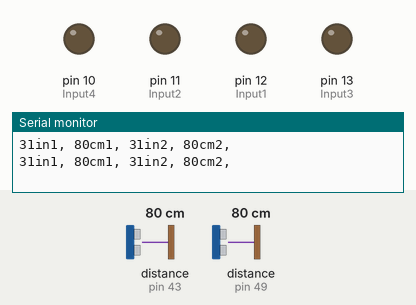
Simulated run of this sketch. Board: Arduino Mega 2560, built with avr-gcc and run on an emulated ATmega2560. On the bench: output pins drawn as LEDs (lit = HIGH), the last lines printed to the serial monitor. Wiring (inferred from the names in the program): 2 × ultrasonic range finder: trigger pin 42, echo pin 43 / trigger pin 51, echo pin 49. The inputs (shaded band) are chosen by the test bench; at power-on: distance to the obstacle (sensors on pin 49, pin 43) 80 cm. The echo pulse lasts 58.3 µs per cm; pins used as bus, display or sensor lines are not drawn.

Above: at 4.3 s.
4.4 s: distance to the obstacle (sensor on pin 49) set to 2 cm
At 5.08 s:
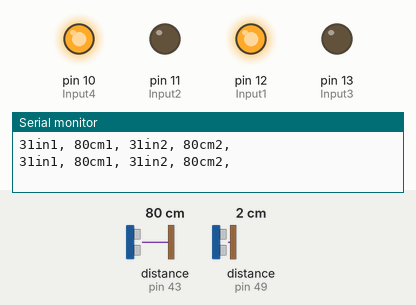
10.3 s: distance to the obstacle (sensor on pin 43) set to 47 cm
15.6 s: distance to the obstacle (sensor on pin 43) set to 41 cm
At 18.22 s:
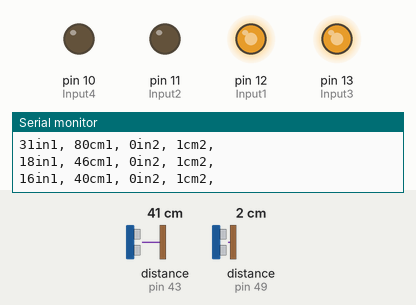
24.2 s: distance to the obstacle (sensor on pin 49) set to 18 cm
28.7 s: distance to the obstacle (sensor on pin 49) set to 22 cm
At 30.8 s:
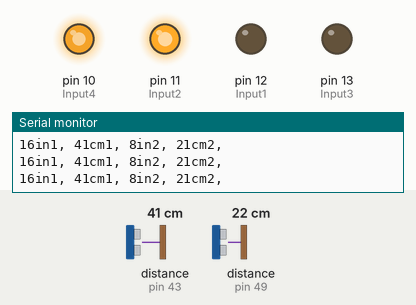
37.3 s: distance to the obstacle (sensor on pin 49) set to 4 cm
At 39.96 s:
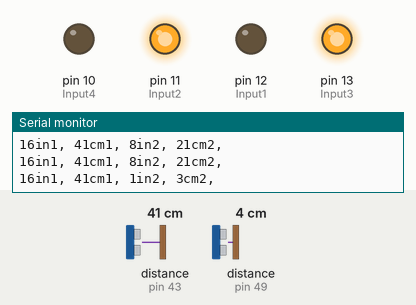
Timing chart, 0 to 42.8 s (numbered marks = the images above; inputs shaded):
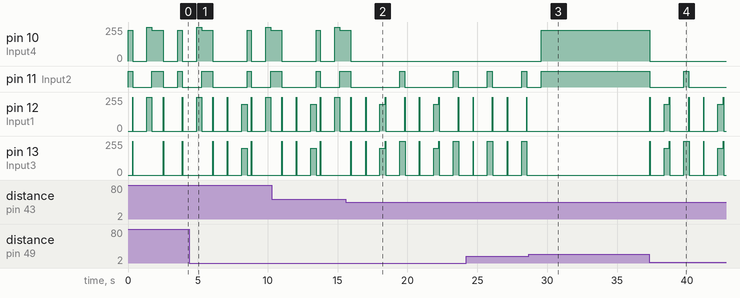

Measured:
- the behaviour switches between 44 and 43 cm on distance to the obstacle (sensor on pin 43) (found by bisection; images 1 and 2)
- the behaviour switches between 20 and 21 cm on distance to the obstacle (sensor on pin 49) (found by bisection; images 2 and 3)
- after the input at 15.6 s, pin 10 (Input4): goes on until 16.0 s, then stays 0/255
- after the input at 28.7 s, pin 10 (Input4): 0/255 → 230/255 after 0.88 s; pin 12 (Input1), pin 13 (Input3): stops changing and stays 0/255
- after the input at 37.3 s, pin 10 (Input4): 230/255 → 0/255 after 0.05 s; pin 11 (Input2): HIGH → LOW after 0.05 s, → HIGH 2.4 s later, → LOW 0.36 s later
- by itself, pin 12 (Input1): repeats every 3.8 s: 0/255 1.0 s, 255/255 0.03 s, 0/255 1.0 s, 200/255 0.38 s, 255/255 0.03 s, 0/255 1.4 s, 255/255 0.03 s
- by itself, pin 13 (Input3): repeats every 3.8 s: 0/255 1.0 s, 255/255 0.03 s, 0/255 1.0 s, 200/255 0.38 s, 255/255 0.03 s, 0/255 1.0 s, 255/255 0.39 s

The sketch:

RobotDeisgnCode-11-16-16.ino
```cpp
const int Input1 = 12;
const int Input2 = 11;
const int Input3 = 13;
const int Input4 = 10;
const int trig1 = 42;
const int echo1 = 43;
const int trig2 = 51;
const int echo2 = 49;
const int trig3 = 23;
const int echo3 = 22;

const int sp = 255;
const int spL = 255;

void setup() {
  Serial.begin(9600);
}

void loop()  {
pinMode(Input1, OUTPUT);
pinMode(Input2, OUTPUT);
pinMode(Input3, OUTPUT);
pinMode(Input4, OUTPUT);
pinMode(trig1, OUTPUT);
pinMode(echo1, INPUT);
pinMode(trig2, OUTPUT);
pinMode(echo2, INPUT);
pinMode(trig3, OUTPUT);
pinMode(echo3, INPUT);

long duration1, inches1, cm1, duration2, inches2, cm2, duration3, inches3, cm3;

  //Activating trigger, sending initial pulse

  /////////////////////////////////////////////
  //1 IS THE RIGHT
  //2 IS THE MIDDLE
  //3 IS THE LEFT
  ////////////////////////////////////////////

  digitalWrite(trig1, LOW);
  delayMicroseconds(10);
  digitalWrite(trig1, HIGH);
  delayMicroseconds(10);
  digitalWrite(trig1, LOW);

  //Activating echo, awaiting response
  pinMode(echo1, INPUT);
  duration1 = pulseIn(echo1, HIGH);

  //Convert from time to distance
  inches1 = microsecondsToInches(duration1);
  cm1 = microsecondsToCentimeters(duration1);

  Serial.print(inches1);
  Serial.print("in1, ");
  Serial.print(cm1);
  Serial.print("cm1, ");

    //Activating trigger, sending initial pulse
  digitalWrite(trig2, LOW);
  delayMicroseconds(10);
  digitalWrite(trig2, HIGH);
  delayMicroseconds(10);
  digitalWrite(trig2, LOW);

  //Activating echo, awaiting response
  pinMode(echo2, INPUT);
  duration2 = pulseIn(echo2, HIGH);

  //Convert from time to distance
  inches2 = microsecondsToInches(duration2);
  cm2 = microsecondsToCentimeters(duration2);

  Serial.print(inches2);
  Serial.print("in2, ");
  Serial.print(cm2);
  Serial.print("cm2, ");

//      //Activating trigger, sending initial pulse
//  digitalWrite(trig3, LOW);
//  delayMicroseconds(10);
//  digitalWrite(trig3, HIGH);
//  delayMicroseconds(10);
//  digitalWrite(trig3, LOW);
//
//  //Activating echo, awaiting response
//  pinMode(echo3, INPUT);
//  duration3 = pulseIn(echo3, HIGH);
//
//  //Convert from time to distance
//  inches3 = microsecondsToInches(duration3);
//  cm3 = microsecondsToCentimeters(duration3);
//
//  Serial.print(inches3);
//  Serial.print("in3, ");
//  Serial.print(cm3);
//  Serial.print("cm3");
  Serial.println();

  delay(15);
  if(cm2 <= 5 && cm2 > 0){
    reverse(375);
  }


  //IF SPACE OPEN ON RIGHT TURN RIGHT OTHERWISE CONTINUE FORWARD
  //IF LESS THAN 20 CENTIMETERS IN FRONT SENSOR
  //TURN LEFT 90 DEGREES
  if(cm1 > 42 || cm1 == 0){
    forward();
    delay(300);
    stopMotors();
    turnRight();
    stopMotors();
  }
  else if (cm2 < 20 && cm2 > 0)
    {
      stopMotors();
      turnLeft();
      stopMotors();
    }
   else
    {
      forward();
    }
//    delay(250);
    //STABILIZATION THINGY STUFF I DON'T EVEN KNOW ANYMORE
//  FUDGE MUFFINS MANG
//if(cm1 < 5 && cm2 < 5){
//  stopMotors();
//  turnLeft(165);
//  stopMotors();
//  forward();
//} else if(cm3 < 5 && cm2 < 5){
//  stopMotors();
//  turnRight(190);
//  stopMotors();
//  forward();
//}
//
//if(cm1 - cm3 > 0){
////  stopMotors();
//  turnRight(120);
////  stopMotors();
////  forward();
//} else{
////  stopMotors();
//  turnLeft(120);
////  stopMotors();
////  forward();
//}
}


void forward(){
  analogWrite(Input1, 0);
  analogWrite(Input2, sp);
  analogWrite(Input3, 0);
  analogWrite(Input4, 230);
}

void turnRight(){
//  delay(400);
  analogWrite(Input1, spL);
  analogWrite(Input2, 0);
  analogWrite(Input3, 0);
  analogWrite(Input4, sp);
  delay(360);
  forward();
  delay(800);
}

void turnRight(int num){
  delay(0);
  analogWrite(Input1, spL);
  analogWrite(Input2, 0);
  analogWrite(Input3, 0);
  analogWrite(Input4, sp);
  delay(num);
  forward();
  delay(500);
}

void turnLeft(){
  analogWrite(Input1, 0);
  analogWrite(Input2, spL);
  analogWrite(Input3, sp);
  analogWrite(Input4, 0);
  delay(360);
//  forward();
}

void turnLeft(int num){
  analogWrite(Input1, 0);
  analogWrite(Input2, spL);
  analogWrite(Input3, sp);
  analogWrite(Input4, 0);
  delay(num);
//  forward();
}

void stopMotors(){
  analogWrite(Input1, spL);
  analogWrite(Input2, 0);
  analogWrite(Input3, sp);
  analogWrite(Input4, 0);
  delay(30);
  analogWrite(Input1, 0);
  analogWrite(Input2, 0);
  analogWrite(Input3, 0);
  analogWrite(Input4, 0);

  delay(1000);
}

void reverse(int num){
  stopMotors();
  analogWrite(Input1, 200);
  analogWrite(Input2, 0);
  analogWrite(Input3, 200);
  analogWrite(Input4, 0);
  delay(num);
//  sstopMotors();
//  forward();
}

long microsecondsToInches(long microseconds)
{
  return microseconds / 74 / 2;
}

long microsecondsToCentimeters(long microseconds)
{
  return microseconds / 29 / 2;
}
```
